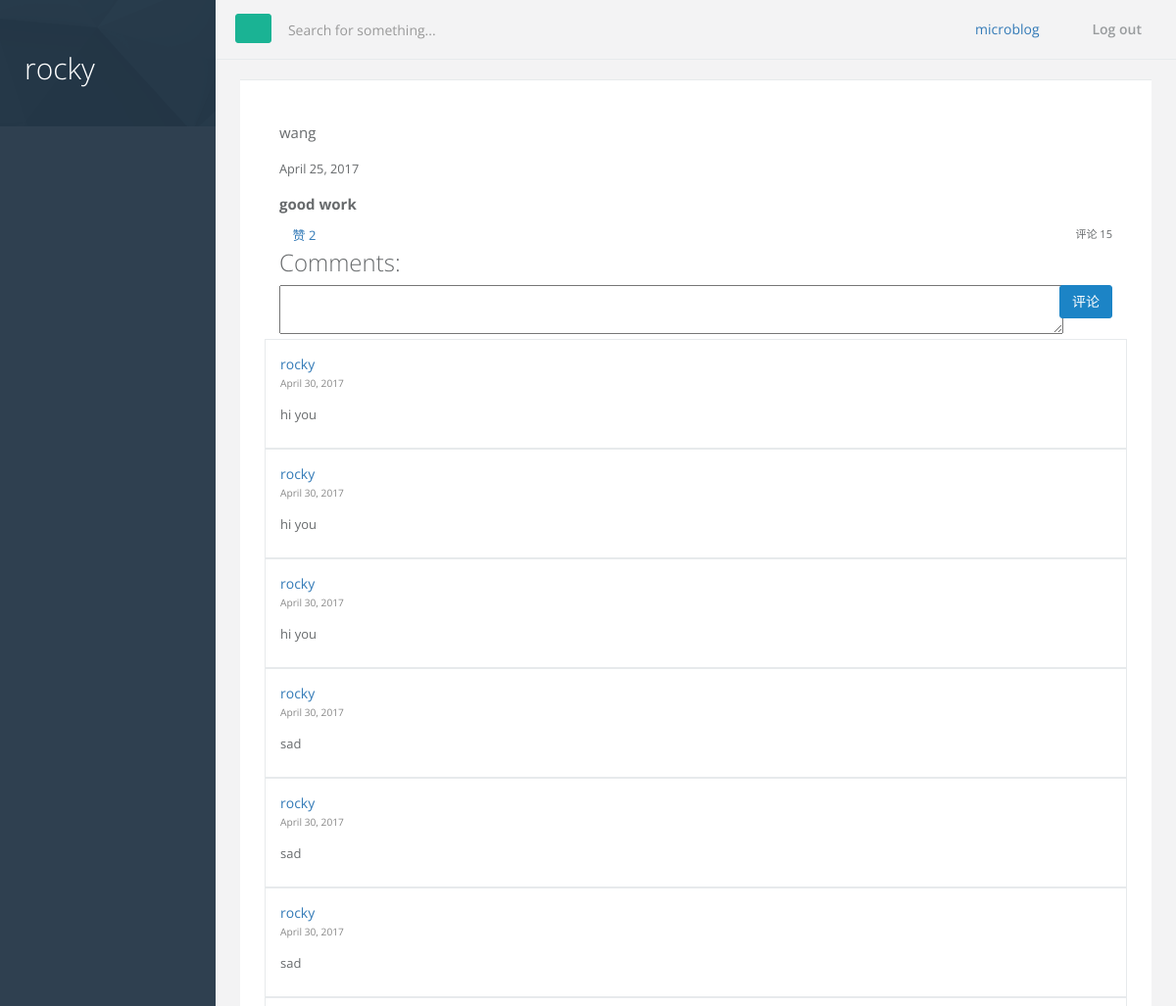
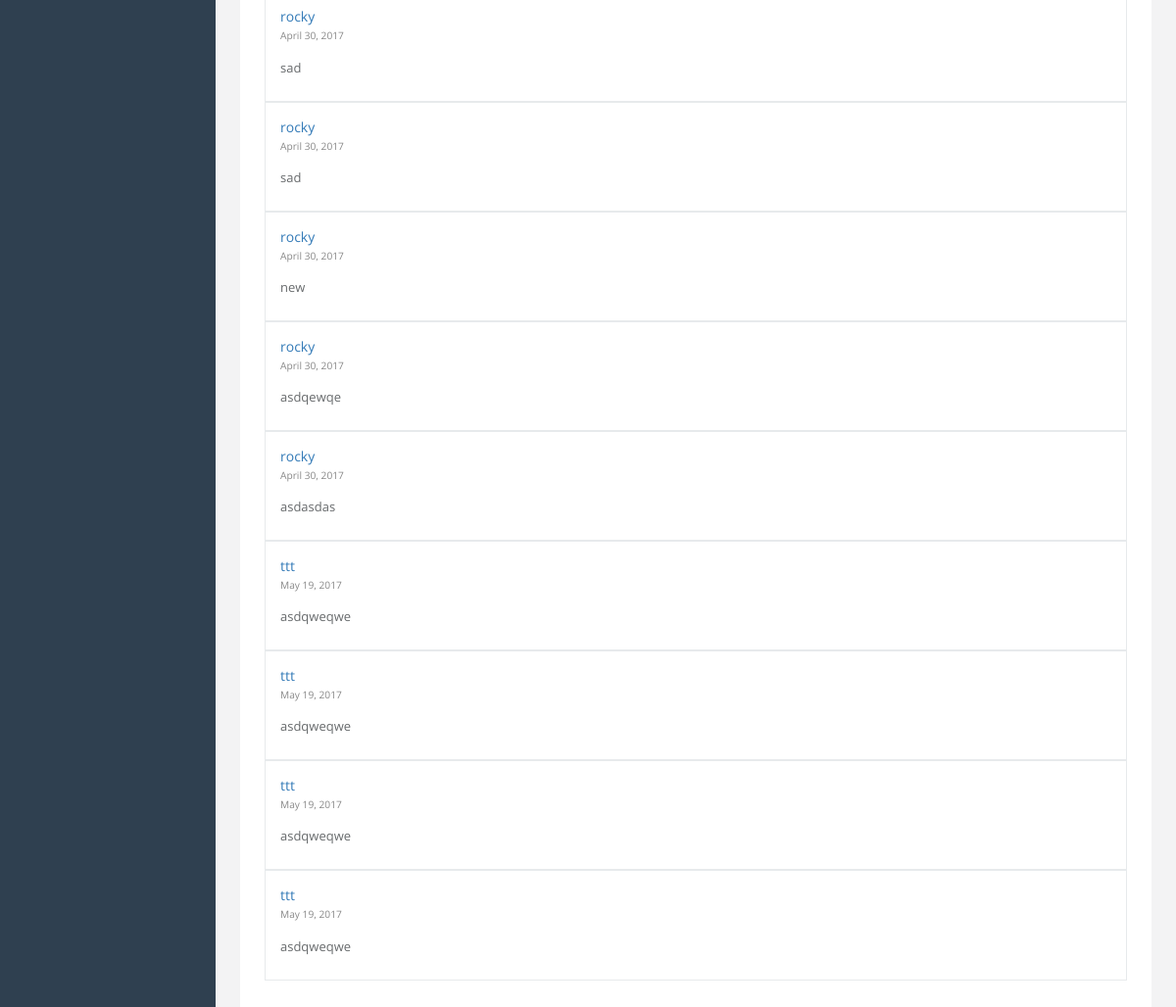
The app's page /main/5/comment/ (signed in) with its own data (2 pictures, top to bottom).
### account/models.py (models this page shows, shortened)
class User(models.Model):
    name = models.CharField(max_length=30)
    password = models.CharField(max_length=8)
    followed_user = models.ManyToManyField('User',related_name='follow',default="")
    follower_user = models.ManyToManyField('User',related_name='follower',default="")

### app/models.py (models this page shows, shortened)
class Content(models.Model):
    text = models.CharField(max_length=139)
    date = models.DateField(auto_now_add=True)
    up_num = models.IntegerField(default=0)
    UID = models.ForeignKey('account.User',on_delete=models.CASCADE,related_name='owner')
    UP = models.ManyToManyField('account.User',related_name='con_up')

class Comment(models.Model):
    UID = models.ForeignKey('account.User',on_delete=models.CASCADE)
    text = models.CharField(max_length= 100)
    date = models.DateField(auto_now_add=True)
    up_num = models.IntegerField(default=0)
    CID = models.ForeignKey('Content',on_delete=models.CASCADE,related_name='owner')
    UP = models.ManyToManyField('account.User',related_name='com_up')

### app/views.py (the view)
# urls.py: url(r'^main/(?P<CID>\d+)/comment/$', comment, name='comment_link'),
def comment(request,CID):
    try:
        name = request.session.get('UID')
        user = User.objects.get(name=name)
    except:
        HttpResponseRedirect("/login/")
    content = Content.objects.get(id=CID)
    request.session['frompage'] = ('/main/%s/comment/' % CID)
    if request.method == "POST":
        com = comm(request.POST)
        if com.is_valid():
            user = User.objects.get(name=name)
            text = com.cleaned_data["text"]
            Comment.objects.create(text=text, UID=user, CID=content)
            com = comm()
            return render_to_response("article.html", {'comm': com, 'content': content, 'user': user})
        else:
            return HttpResponse("<p>invalid input</p>")
    else:
        com = comm()
        return render_to_response("article.html", {'comm': com, 'content': content, 'user': user})

### app/views.py
class comm(forms.Form):
    text = forms.CharField(label='正文',max_length=100, widget=forms.Textarea(attrs={'style': 'height: 50px;width:800px'}))

### app/templates/article.html (shortened to what this page needs)
<!DOCTYPE html>
 {% load staticfiles %}
<html>
<head>
    <link href="{% static 'css/bootstrap.min.css' %}" rel="stylesheet">
    <link href="{% static 'font-awesome/css/font-awesome.css' %}" rel="stylesheet">
    <link href="{% static 'css/plugins/toastr/toastr.min.css' %}" rel="stylesheet">
    <link href="{% static 'css/animate.css' %}" rel="stylesheet" >
    <link href="{% static 'css/style.css' %}" rel="stylesheet">
</head>
<body>
    <div id="wrapper">
        <nav class="navbar-default navbar-static-side"-- role="navigation">
        <div class="sidebar-collapse">
            <ul class="nav metismenu" id="side-menu">
                <li class="nav-header">
                    <div class="dropdown profile-element"> <span>
                         <h1 style="color:white">{{user.name}}</h1>
                    </div>
                </li>
            </ul>
        </div>
    </nav>
        <div id="page-wrapper" class="gray-bg">
        <div class="row border-bottom">
        <nav class="navbar navbar-static-top" role="navigation" style="margin-bottom: 0">
        <div class="navbar-header">
            <button class="navbar-minimalize minimalize-styl-2 btn btn-primary "><i class="fa fa-bars"></i> </button>
            <form role="search" class="navbar-form-custom" action="{% url 'search' %} ">
                <div class="form-group">
                    <input type="text" placeholder="Search for something..." class="form-control" name="text" id="top-search">
                </div>
            </form>
        </div>
            <ul class="nav navbar-top-links navbar-right">
                <li>
                    <span class="m-r-sm text-muted welcome-message"><a href="/main/">microblog</a></span>
                </li>
                <li>
                    <a href="/login/">
                        {% if user %}
                        <i class="fa fa-sign-out"></i> Log out
                        {% else %}
                        <i class="fa fa-sign-in"></i> Log in
                        {% endif %}
                    </a>
                </li>
            </ul>
        </nav>
        </div>
        <div class="wrapper wrapper-content  animated fadeInRight article">
            <div class="row">
                <div class="col-lg-12 ">
                    <div class="ibox">
                        <div class="ibox-content">
                            <div class="row">
                                <div class="col-md-6">
                                <p>{{ content.UID.name }}</p>
                                </div>
                            </div>
                            <div class="row">
                            <div class="col-md-6">
                                <p><small>{{content.date}}</small></p>
                            </div>
                            </div>
                            <p><strong>{{content.text}}</strong></p>
                            <div class="row">
                                <div class="col-md-6">
                                    <div class="'small text-left"><div><i class="fa fa-eye"> </i> <a href="{% url 'up_link' content.id %}" > 赞 {{ content.UP.count }}</a></div></div>
                                </div>
                                <div class="col-md-6">
                                    <div class="small text-right">
                                        <div> <i class="fa fa-comments-o"> </i>评论 {{ content.owner.count }} </div>
                                    </div>
                                </div>
                            </div>
                            <div class="row">
                                <div class="col-lg-12">
                                    <h2>Comments:</h2>
                                    <div class="row">
                                        <div col-md-6 column>
                                        <form method = 'post' enctype="multipart/form-data" width=200 height=300 >
                                            {% for field in comm %}
                                            <div class="col-md-6">
                                            {{field}}
                                            </div>
                                            <div class="col-md-6">
                                                <div class="text-right">
                                                    <input class="btn btn-success" type="submit" value="评论">
                                                </div>
                                            </div>
                                            {% endfor %}
                                        </form>
                                        </div>
                                    </div>
                                    {% for comment in content.owner.all %}
                                    <div class="row">
                                    <div class="social-feed-box">
                                        <div class="social-avatar">
                                            <div class="media-body">
                                                <a href="{% url 'home' content.UID.id %}">
                                                    {{ comment.UID.name}}
                                                </a>
                                                <small class="text-muted">{{comment.date}}</small>
                                            </div>
                                        </div>
                                        <div class="social-body">
                                            <p>
                                                {{comment.text}}
                                            </p>
                                        </div>
                                    </div>
                                    </div>
                                    {% endfor %}
                                </div>
                            </div>
                        </div>
                    </div>
                </div>
            </div>
        </div>
        </div>
        </div>
</body>
</html>

### records on screen
User: name "rocky"
Content: UID.name "wang", date "April 25, 2017", text "good work", UP.count "2", owner.count "15"
Comment: UID.name "rocky", date "April 30, 2017", text "hi you"
Comment: UID.name "rocky", date "April 30, 2017", text "hi you"
Comment: UID.name "rocky", date "April 30, 2017", text "hi you"
Comment: UID.name "rocky", date "April 30, 2017", text "sad"
Comment: UID.name "rocky", date "April 30, 2017", text "sad"
Comment: UID.name "rocky", date "April 30, 2017", text "sad"
Comment: UID.name "rocky", date "April 30, 2017", text "sad"
Comment: UID.name "rocky", date "April 30, 2017", text "sad"
Comment: UID.name "rocky", date "April 30, 2017", text "new"
Comment: UID.name "rocky", date "April 30, 2017", text "asdqewqe"
Comment: UID.name "rocky", date "April 30, 2017", text "asdasdas"
Comment: UID.name "ttt", date "May 19, 2017", text "asdqweqwe"
Comment: UID.name "ttt", date "May 19, 2017", text "asdqweqwe"
Comment: UID.name "ttt", date "May 19, 2017", text "asdqweqwe"
Comment: UID.name "ttt", date "May 19, 2017", text "asdqweqwe"
